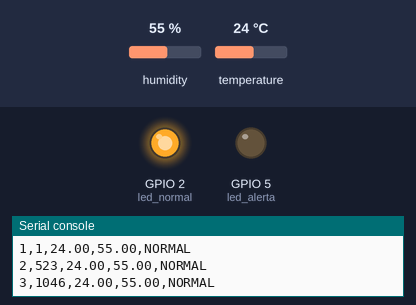
A program run on a simulated ESP32 board running MicroPython. Shown: output pins drawn as LEDs (lit = HIGH), the last lines printed to the serial console. Inputs (shaded band) come from the test bench; at power-on: humidity 55 %, temperature 24 °C.

Above: at 1.2 s.
1.3 s: humidity set to 68 %
2.8 s: humidity set to 71 %
At 3.8 s:
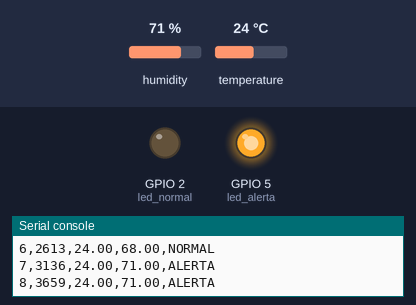
4.6 s: humidity set to 22 %
At 5.0 s:
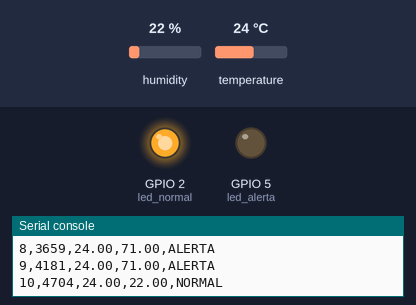
6.2 s: humidity set to 88 %
At 7.5 s:
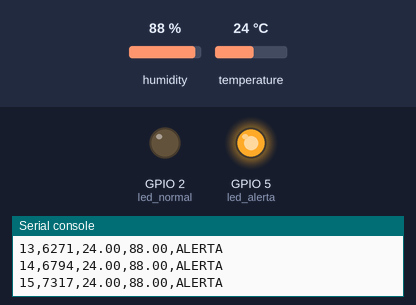
Timing chart, 0 to 8.7 s (numbered marks = the images above; inputs shaded):
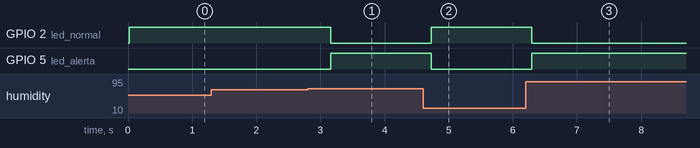

Measured:
- the behaviour switches between 69 and 70 % on humidity (found by bisection; images 0 and 1)
- after the input at 2.8 s, GPIO 2 (led_normal): HIGH → LOW after 0.36 s; GPIO 5 (led_alerta): LOW → HIGH after 0.36 s
- after the input at 4.6 s, GPIO 2 (led_normal): LOW → HIGH after 0.13 s; GPIO 5 (led_alerta): HIGH → LOW after 0.13 s
- after the input at 6.2 s, GPIO 2 (led_normal): HIGH → LOW after 0.09 s; GPIO 5 (led_alerta): LOW → HIGH after 0.09 s

The program:

SensoresDigitales.py
```python
from machine import Pin
from time import sleep, ticks_ms
import dht

sensor = dht.DHT22(Pin(15))
led_normal = Pin(2, Pin.OUT)   # LED verde
led_alerta = Pin(5, Pin.OUT)   # LED rojo

UMBRAL_HUMEDAD = 70

print("Sistema con sensor DHT22")
print("muestra,tiempo_ms,temperatura,humedad,estado")

muestra = 1

while True:
    try:
        tiempo = ticks_ms()

        sensor.measure()
        temperatura = sensor.temperature()
        humedad = sensor.humidity()

        if humedad >= UMBRAL_HUMEDAD:
            led_alerta.on()
            led_normal.off()
            estado = "ALERTA"
        else:
            led_alerta.off()
            led_normal.on()
            estado = "NORMAL"

        print(f"{muestra},{tiempo},{temperatura:.2f},{humedad:.2f},{estado}")

        muestra += 1

    except OSError:
        print("Error al leer el sensor DHT22")

    sleep(0.5)
```
